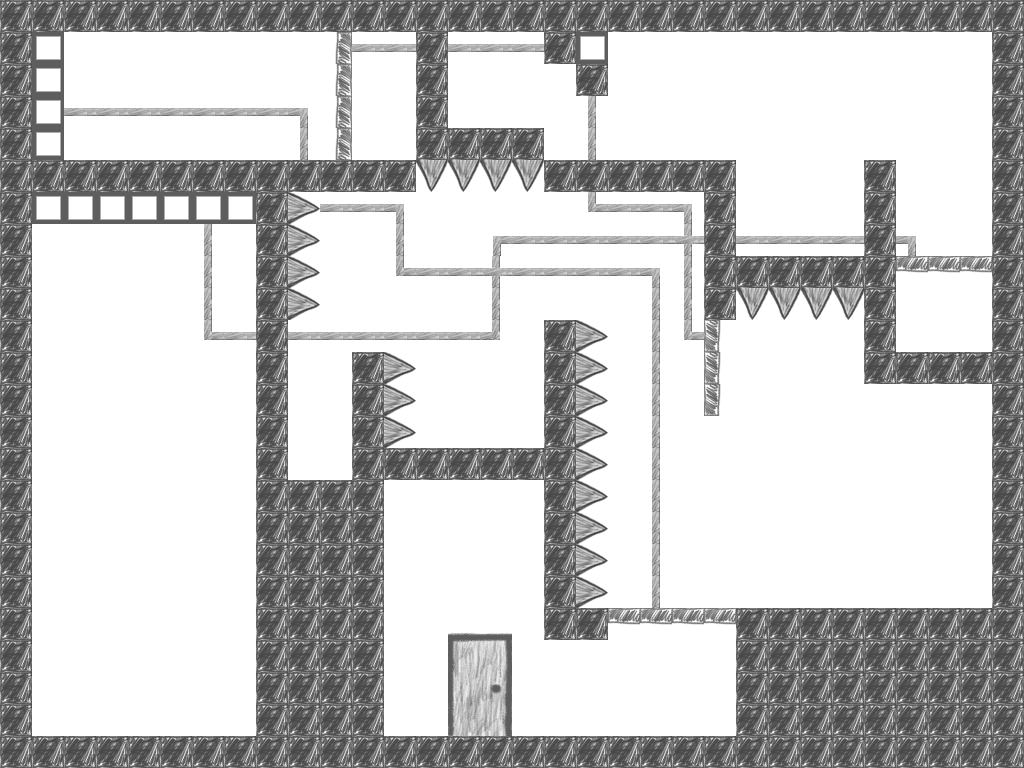

This game map was drawn from its Tiled (.tmx) file and the tilesets committed beside it. A one-line description and the trimmed map source follow:
An orthogonal 32x24 tile map with 32x32 px tiles, 4 tile layers (tiles, door1, door2, door3) and 39 objects (SpawnPoint, ExitPoint).

<map version="1.0" orientation="orthogonal" width="32" height="24" tilewidth="32" tileheight="32">
 <tileset firstgid="1" name="tiles" tilewidth="32" tileheight="32">
  <image source="Tilesheet.png" width="512" height="256" />
 </tileset>
 <layer name="tiles" width="32" height="24">
  <data>[768 cells, 768 non-empty, 22 distinct tile ids]</data>
 </layer>
 <layer name="door1" width="32" height="24">
  <data>[768 cells, 3 non-empty, 1 distinct tile ids]</data>
 </layer>
 <layer name="door2" width="32" height="24">
  <data>[768 cells, 7 non-empty, 1 distinct tile ids]</data>
 </layer>
 <layer name="door3" width="32" height="24">
  <data>[768 cells, 4 non-empty, 1 distinct tile ids]</data>
 </layer>
 <objectgroup name="objects" width="32" height="24">
  <object name="SpawnPoint" x="480" y="384" width="32" height="32" />
  <object name="ExitPoint" x="448" y="640" width="64" height="96" />
 </objectgroup>
 <objectgroup name="boxes" width="32" height="24">
  <object x="128" y="672" width="32" height="32" />
  <object x="928" y="288" width="32" height="32" />
  <object x="352" y="64" width="32" height="32" />
 </objectgroup>
 <objectgroup name="collisions" width="32" height="24">
  <object x="0" y="160" width="416" height="32" />
  <object x="384" y="448" width="192" height="32" />
  <object x="256" y="192" width="32" height="544" />
  <object x="0" y="0" width="1024" height="32" />
  <object x="992" y="0" width="32" height="640" />
  <object x="736" y="608" width="256" height="32" />
  <object x="736" y="640" width="32" height="96" />
  <object x="0" y="736" width="1024" height="32" />
  <object x="0" y="0" width="32" height="736" />
  <object x="416" y="32" width="32" height="128" />
  <object x="864" y="352" width="128" height="32" />
  <object x="864" y="160" width="32" height="192" />
  <object x="352" y="352" width="32" height="384" />
  <object x="544" y="320" width="32" height="320" />
  <object x="288" y="192" width="19" height="117">
   <properties>
    <property name="kill" value="true" />
   </properties>
  </object>
  <object x="576" y="326" width="22" height="282">
   <properties>
    <property name="kill" value="true" />
   </properties>
  </object>
  <object x="736" y="256" width="128" height="32" />
  <object x="736" y="288" width="128" height="22">
   <properties>
    <property name="kill" value="true" />
   </properties>
  </object>
  <object x="704" y="160" width="32" height="160" />
  <object x="576" y="608" width="32" height="32" />
  <object x="544" y="160" width="160" height="32" />
  <object x="419" y="163" width="125" height="22">
   <properties>
    <property name="kill" value="true" />
   </properties>
  </object>
  <object x="576" y="64" width="32" height="32" />
  <object x="544" y="32" width="32" height="32" />
  <object x="416" y="128" width="128" height="32" />
  <object x="384" y="352" width="26" height="96">
   <properties>
    <property name="kill" value="true" />
   </properties>
  </object>
  <object x="288" y="480" width="64" height="32" />
 </objectgroup>
 <objectgroup name="buttons" width="32" height="24">
  <object x="32" y="192" width="224" height="32">
   <properties>
    <property name="doorLayer" value="door1" />
   </properties>
  </object>
  <object x="582" y="32" width="26" height="26">
   <properties>
    <property name="doorLayer" value="door2" />
   </properties>
  </object>
  <object x="32" y="32" width="32" height="128">
   <properties>
    <property name="doorLayer" value="door3" />
   </properties>
  </object>
 </objectgroup>
 <objectgroup name="doorCollisions" width="32" height="24">
  <object x="896" y="256" width="96" height="16">
   <properties>
    <property name="doorLayer" value="door1" />
   </properties>
  </object>
  <object x="336" y="32" width="16" height="128">
   <properties>
    <property name="doorLayer" value="door2" />
   </properties>
  </object>
  <object x="704" y="320" width="16" height="96">
   <properties>
    <property name="doorLayer" value="door2" />
   </properties>
  </object>
  <object x="608" y="608" width="128" height="16">
   <properties>
    <property name="doorLayer" value="door3" />
   </properties>
  </object>
 </objectgroup>
</map>
